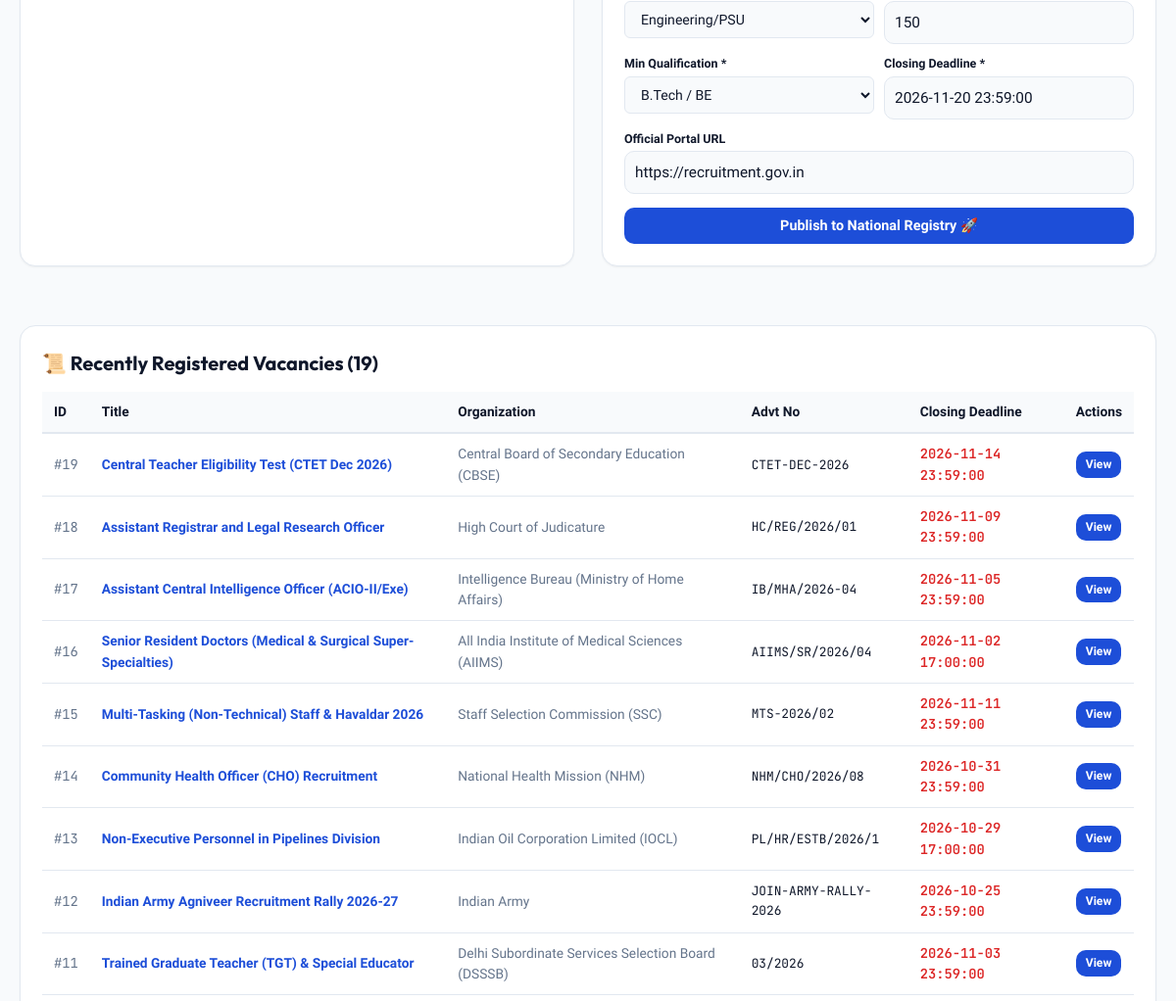
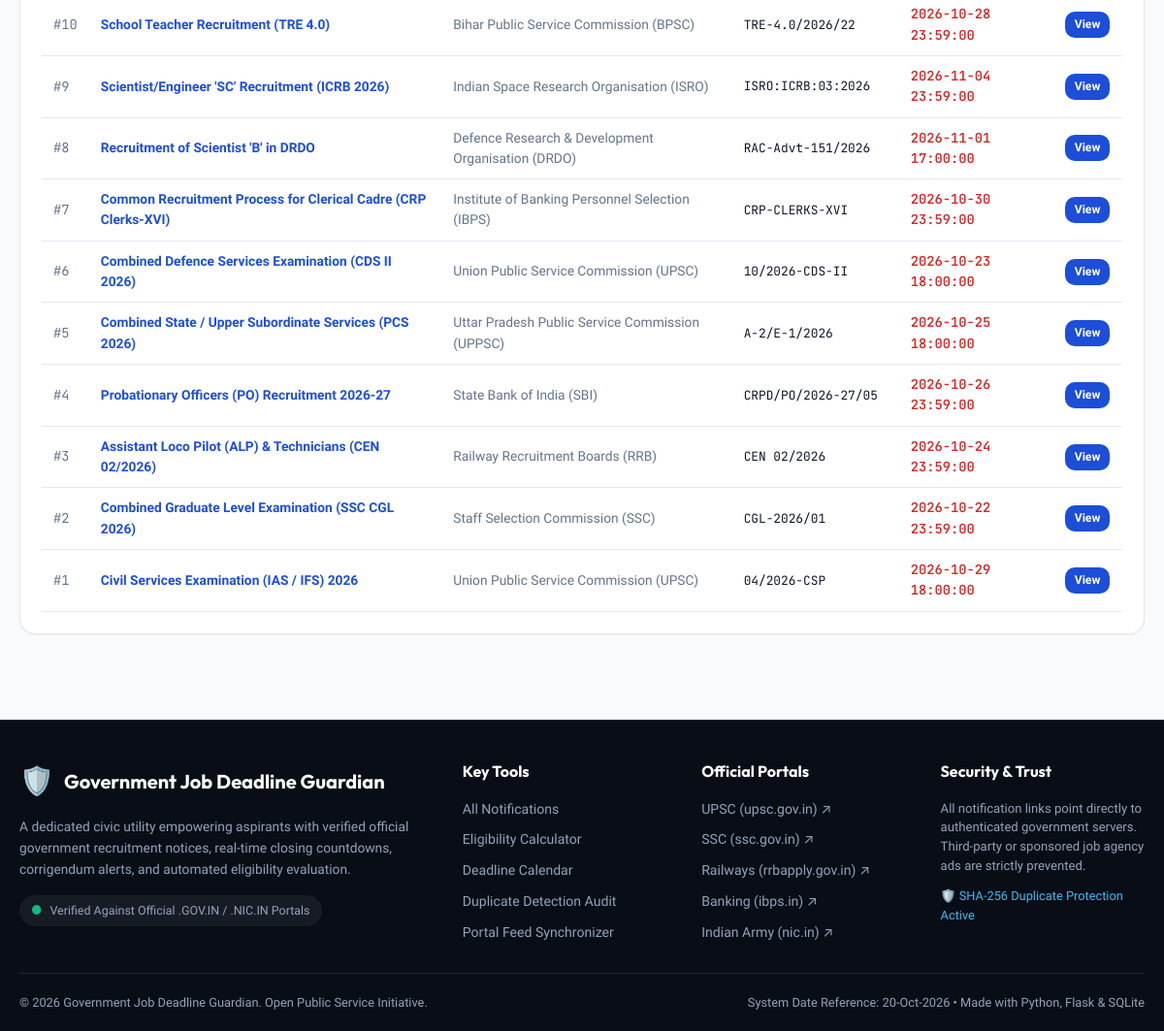
The page /admin (lower part) on the database as committed earlier (2 pictures, top to bottom).
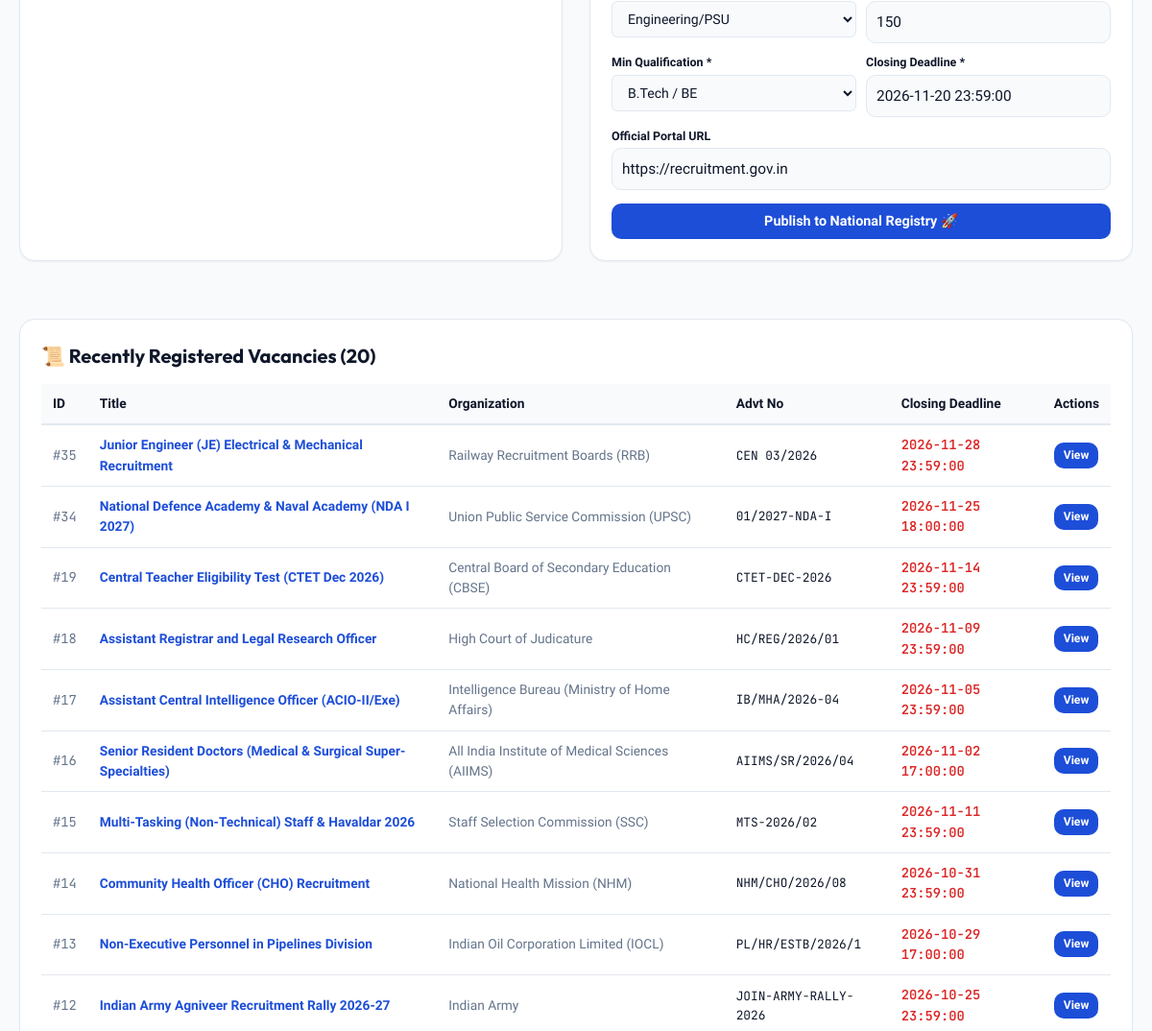
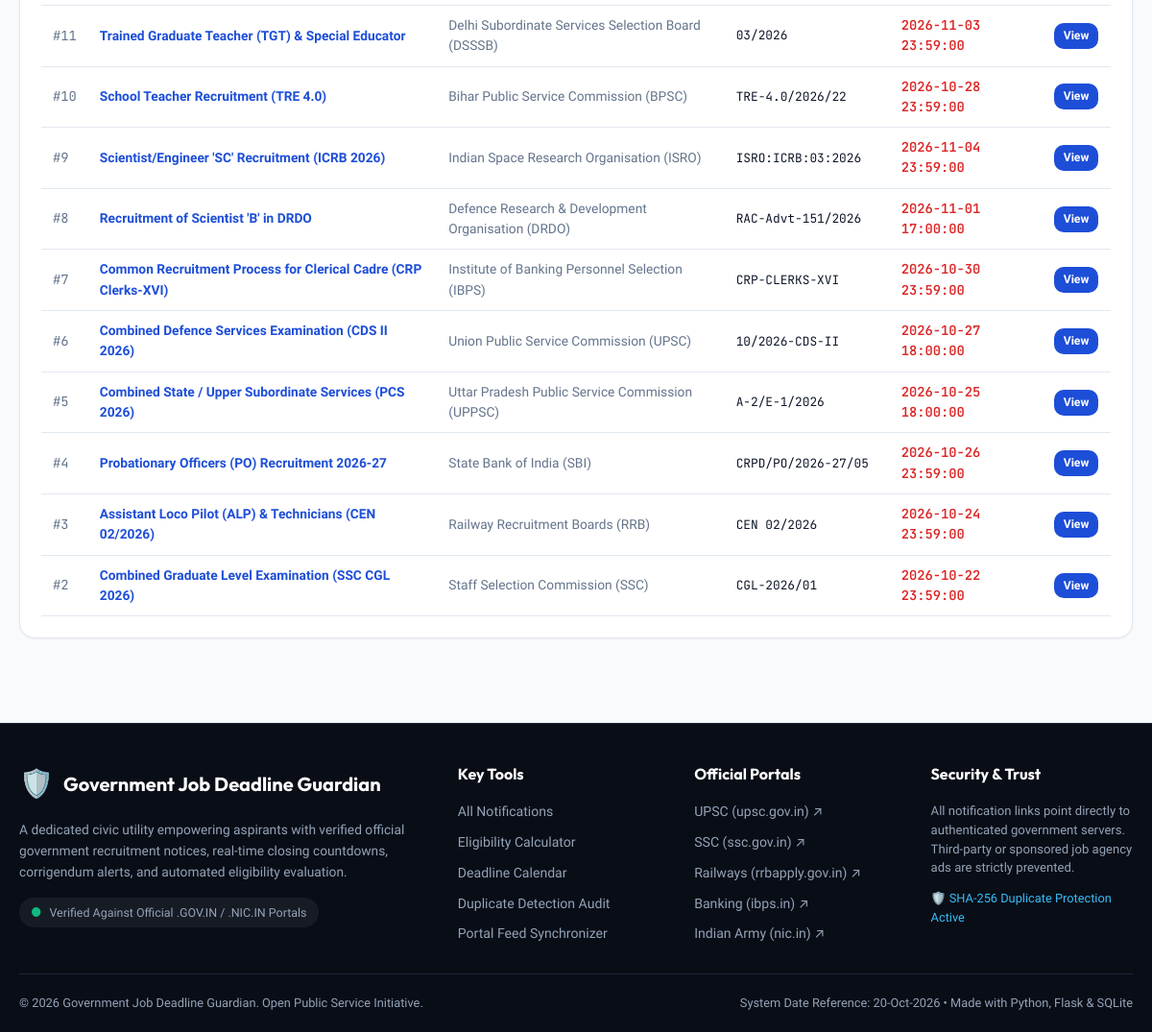
The same page on the database as committed later (2 pictures, top to bottom).
### tables this page shows
CREATE TABLE jobs (
        id INTEGER PRIMARY KEY AUTOINCREMENT,
        hash_fingerprint TEXT UNIQUE NOT NULL,
        title TEXT NOT NULL,
        organization TEXT NOT NULL,
        advt_no TEXT NOT NULL,
        category TEXT NOT NULL,
        state TEXT NOT NULL,
        vacancies INTEGER NOT NULL DEFAULT 1,
        salary_pay TEXT,
        min_age INTEGER NOT NULL DEFAULT 18,
        max_age INTEGER NOT NULL DEFAULT 35,
        min_qualification TEXT NOT NULL,
        qualification_details TEXT,
        stream_specialization TEXT DEFAULT 'Any',
        age_relaxation_json TEXT,
        application_start TEXT,
        deadline TEXT NOT NULL,
        original_deadline TEXT,
        is_extended INTEGER DEFAULT 0,
        corrigendum_note TEXT,
        application_fee TEXT,
        official_notification_url TEXT NOT NULL,
        official_apply_url TEXT NOT NULL,
        source_portal TEXT NOT NULL,
        is_verified INTEGER DEFAULT 1,
        created_at TEXT NOT NULL,
        updated_at TEXT NOT NULL
    );

### app.py (the view)
@app.route('/admin', methods=['GET', 'POST'])
def admin_page():
    conn = get_db_connection()
    cursor = conn.cursor()
    sync_result = None
    if request.method == 'POST' and 'sync_portals' in request.form:
        sync_result = run_simulated_portal_sync()
        flash("Official portals synchronized successfully!", "success")
    cursor.execute("SELECT * FROM jobs ORDER BY id DESC LIMIT 20")
    recent_jobs = cursor.fetchall()
    conn.close()
    return render_template('admin.html', recent_jobs=recent_jobs, sync_result=sync_result)

### app.py (called while the page is built)
def get_current_system_time():
    return datetime(2026, 10, 20, 11, 0, 0)

@app.context_processor
def inject_global_data():
    now = get_current_system_time()
    return {
        "current_time_str": now.strftime("%d %B %Y, %I:%M %p"),
        "current_year": 2026
    }

### database.py (called while the page is built, shortened)
def get_db_path():
    return ORIGINAL_DB_PATH

def get_db_connection():
    conn = sqlite3.connect(get_db_path())
    conn.row_factory = sqlite3.Row
    return conn

### templates/admin.html (shortened to what this page needs)
{% extends "base.html" %}
{% block content %}
<div style="display: grid; grid-template-columns: 1fr 1fr; gap: 28px; margin-bottom: 32px;">
  <div class="search-filter-card">
  </div>
  <div class="search-filter-card">
    <form id="admin-add-job-form">
      <div style="display: grid; grid-template-columns: 1fr 1fr; gap: 10px; margin-bottom: 10px;">
        <div>
          <select id="new-cat" name="category" class="filter-select">
            <option value="Engineering/PSU" selected>Engineering/PSU</option>
          </select>
        </div>
        <div>
          <input type="number" id="new-vacancies" name="vacancies" required value="150" class="search-input" style="padding-left: 10px;">
        </div>
      </div>
      <div style="display: grid; grid-template-columns: 1fr 1fr; gap: 10px; margin-bottom: 10px;">
        <div>
          <label for="new-qual" style="display: block; font-size: 0.78rem; font-weight: 700; margin-bottom: 3px;">Min Qualification *</label>
          <select id="new-qual" name="min_qualification" class="filter-select">
            <option value="B.Tech/BE" selected>B.Tech / BE</option>
          </select>
        </div>
        <div>
          <label for="new-deadline" style="display: block; font-size: 0.78rem; font-weight: 700; margin-bottom: 3px;">Closing Deadline *</label>
          <input type="text" id="new-deadline" name="deadline" required value="2026-11-20 23:59:00" placeholder="YYYY-MM-DD HH:MM:SS" class="search-input" style="padding-left: 10px;">
        </div>
      </div>
      <div style="margin-bottom: 14px;">
        <label for="new-apply-url" style="display: block; font-size: 0.78rem; font-weight: 700; margin-bottom: 3px;">Official Portal URL</label>
        <input type="url" id="new-apply-url" name="official_apply_url" value="https://recruitment.gov.in" class="search-input" style="padding-left: 10px;">
      </div>
      <button type="submit" class="btn-filter-action" style="width: 100%; justify-content: center;" id="btn-submit-job">
        Publish to National Registry 🚀
      </button>
    </form>
  </div>
</div>
<div class="search-filter-card">
  <h3 style="font-family: var(--font-display); font-size: 1.25rem; font-weight: 700; margin-bottom: 14px;">
    📜 Recently Registered Vacancies ({{ recent_jobs|length }})
  </h3>
  <div style="overflow-x: auto;">
    <table style="width: 100%; border-collapse: collapse; font-size: 0.86rem; text-align: left;">
      <thead>
        <tr style="background: var(--bg-primary); border-bottom: 2px solid var(--border-color);">
          <th style="padding: 10px 12px; font-weight: 700;">ID</th>
          <th style="padding: 10px 12px; font-weight: 700;">Title</th>
          <th style="padding: 10px 12px; font-weight: 700;">Organization</th>
          <th style="padding: 10px 12px; font-weight: 700;">Advt No</th>
          <th style="padding: 10px 12px; font-weight: 700;">Closing Deadline</th>
          <th style="padding: 10px 12px; font-weight: 700;">Actions</th>
        </tr>
      </thead>
      <tbody>
        {% for j in recent_jobs %}
          <tr style="border-bottom: 1px solid var(--border-color);">
            <td style="padding: 10px 12px; font-family: var(--font-mono); color: var(--text-muted);">#{{ j.id }}</td>
            <td style="padding: 10px 12px; font-weight: 600;">
              <a href="{{ url_for('job_detail', job_id=j.id) }}" style="color: var(--primary);">{{ j.title }}</a>
            </td>
            <td style="padding: 10px 12px; color: var(--text-muted);">{{ j.organization }}</td>
            <td style="padding: 10px 12px; font-family: var(--font-mono); font-size: 0.8rem;">{{ j.advt_no }}</td>
            <td style="padding: 10px 12px; font-family: var(--font-mono); color: var(--critical); font-weight: 600;">{{ j.deadline }}</td>
            <td style="padding: 10px 12px;">
              <a href="{{ url_for('job_detail', job_id=j.id) }}" class="btn-primary-apply" style="padding: 4px 10px; font-size: 0.76rem;">
                View
              </a>
            </td>
          </tr>
        {% endfor %}
      </tbody>
    </table>
  </div>
</div>
{% endblock %}

Rows that differ between the two databases and show on the page:
no longer on this page (row unchanged): jobs: id "1", title "Civil Services Examination (IAS / IFS) 2026", organization "Union Public Service Commission (UPSC)", advt_no "04/2026-CSP", deadline "2026-10-29 18:00:00"
added jobs: id "35", title "Junior Engineer (JE) Electrical & Mechanical Recruitment", organization "Railway Recruitment Boards (RRB)", advt_no "CEN 03/2026", deadline "2026-11-28 23:59:00"
added jobs: id "34", title "National Defence Academy & Naval Academy (NDA I 2027)", organization "Union Public Service Commission (UPSC)", advt_no "01/2027-NDA-I", deadline "2026-11-25 18:00:00"
changed jobs "Combined Defence Services Examination (CDS II 2026)": deadline "2026-10-23 18:00:00" → "2026-10-27 18:00:00"
Other text that changed with them:
{{ recent_jobs|length }}: "19" → "20"
